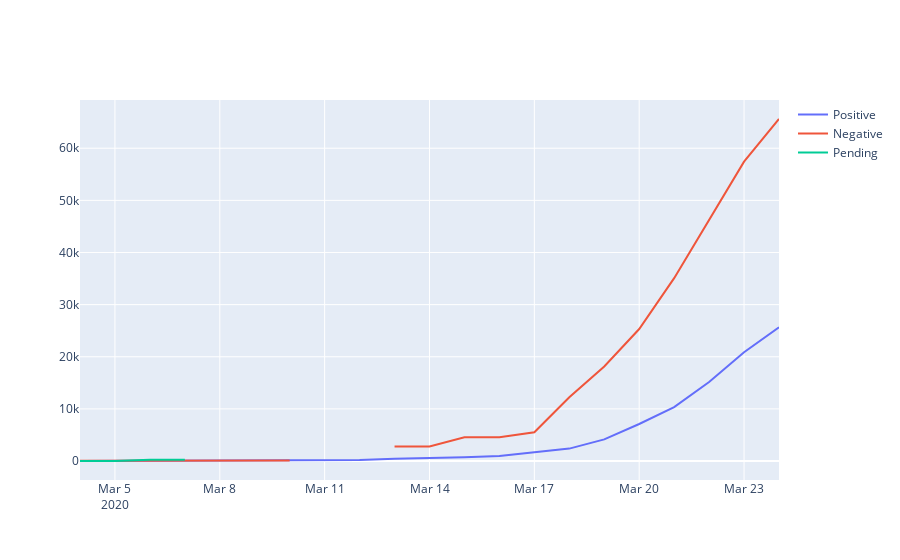

This figure's notebook cell:
### Code cell
fig = go.Figure()
fig.add_trace(go.Scatter(x=ny.date, y=ny.positive, name='Positive'))
fig.add_trace(go.Scatter(x=ny.date, y=ny.negative, name='Negative'))
fig.add_trace(go.Scatter(x=ny.date, y=ny.pending, name='Pending'))
# fig.add_trace(go.Scatter(x=ny.date, y=ny.hospitalized, name='Hospitalized'))
# fig.add_trace(go.Scatter(x=ny.date, y=ny.total, name='Total'))
fig.show()
